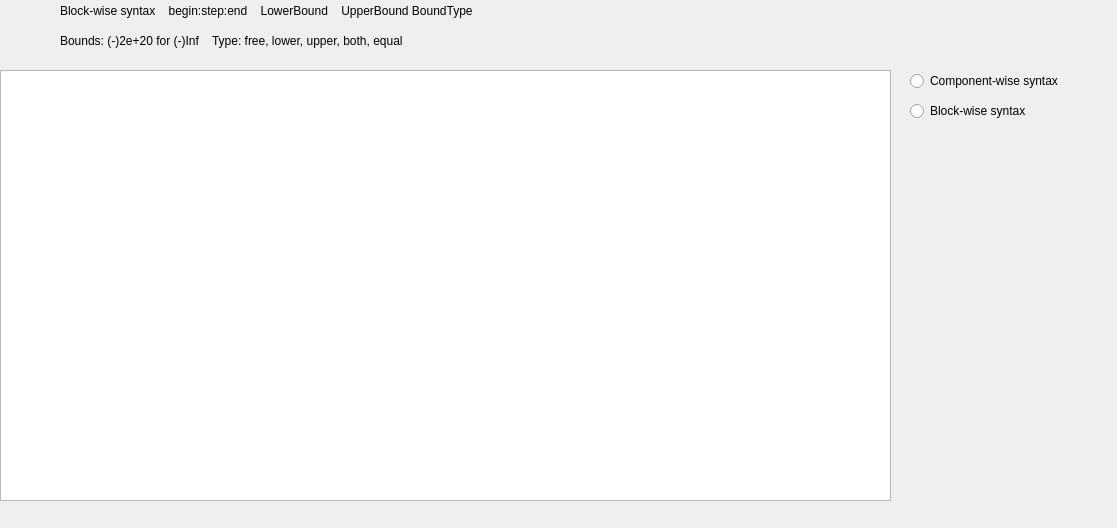
          <widget class="QWidget" name="definition_tab4">
           <property name="geometry">
            <rect>
             <x>0</x>
             <y>0</y>
             <width>1117</width>
             <height>528</height>
            </rect>
           </property>
           <attribute name="label">
            <string>Bounds</string>
           </attribute>
           <widget class="QTreeView" name="bounds_treeView">
            <property name="geometry">
             <rect>
              <x>0</x>
              <y>70</y>
              <width>891</width>
              <height>431</height>
             </rect>
            </property>
            <property name="editTriggers">
             <set>QAbstractItemView::AnyKeyPressed|QAbstractItemView::DoubleClicked|QAbstractItemView::EditKeyPressed</set>
            </property>
           </widget>
           <widget class="QTableView" name="multiBound_tableView">
            <property name="geometry">
             <rect>
              <x>0</x>
              <y>70</y>
              <width>891</width>
              <height>431</height>
             </rect>
            </property>
            <property name="contextMenuPolicy">
             <enum>Qt::DefaultContextMenu</enum>
            </property>
           </widget>
           <widget class="QRadioButton" name="radioButton_multiMode">
            <property name="geometry">
             <rect>
              <x>910</x>
              <y>100</y>
              <width>151</width>
              <height>22</height>
             </rect>
            </property>
            <property name="text">
             <string>Block-wise syntax</string>
            </property>
           </widget>
           <widget class="QRadioButton" name="radioButton_2">
            <property name="geometry">
             <rect>
              <x>910</x>
              <y>70</y>
              <width>201</width>
              <height>22</height>
             </rect>
            </property>
            <property name="text">
             <string>Component-wise syntax</string>
            </property>
           </widget>
           <widget class="QLabel" name="label_11">
            <property name="geometry">
             <rect>
              <x>60</x>
              <y>-5</y>
              <width>821</width>
              <height>31</height>
             </rect>
            </property>
            <property name="text">
             <string>Block-wise syntax    begin:step:end    LowerBound    UpperBound BoundType</string>
            </property>
           </widget>
           <widget class="QLabel" name="label_12">
            <property name="geometry">
             <rect>
              <x>60</x>
              <y>30</y>
              <width>821</width>
              <height>21</height>
             </rect>
            </property>
            <property name="text">
             <string>Bounds: (-)2e+20 for (-)Inf    Type: free, lower, upper, both, equal</string>
            </property>
           </widget>
          </widget>
